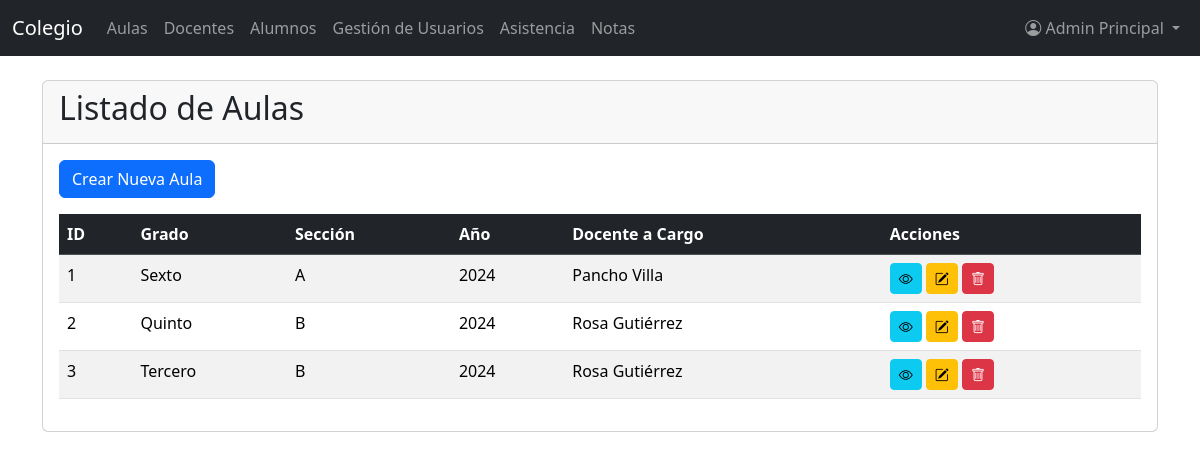
Page /index.php?controller=grupo&action=index (signed in) on the committed database.
### tables this page shows
CREATE TABLE `grupos` (
  `id` int(11) NOT NULL,
  `grado_id` int(11) NOT NULL,
  `seccion_id` int(11) NOT NULL,
  `anio_id` int(11) NOT NULL,
  `docente_id` int(11) DEFAULT NULL
);

CREATE TABLE `grados` (
  `id` int(11) NOT NULL,
  `nombre` varchar(20) DEFAULT NULL
);

CREATE TABLE `secciones` (
  `id` int(11) NOT NULL,
  `nombre` varchar(5) DEFAULT NULL
);

CREATE TABLE `anios` (
  `id` int(11) NOT NULL,
  `nombre` varchar(10) DEFAULT NULL
);

CREATE TABLE `docentes` (
  `id` int(11) NOT NULL,
  `usuario_id` int(11) NOT NULL,
  `nombres` varchar(100) NOT NULL,
  `apellido_paterno` varchar(100) NOT NULL,
  `apellido_materno` varchar(100) DEFAULT NULL,
  `documento` varchar(20) DEFAULT NULL,
  `telefono` varchar(20) DEFAULT NULL,
  `direccion` varchar(120) DEFAULT NULL,
  `foto` varchar(200) DEFAULT NULL,
  `anio_ingreso` int(11) DEFAULT NULL
);

### controllers/GrupoController.php (called while the page is built, shortened)
<?php
class GrupoController {
    public function index() {
        include_once 'models/Grupo.php';
        $database = new Database();
        $db = $database->connect();
        $grupo = new Grupo($db);
        $stmt = $grupo->read();
        $grupos = $stmt->fetchAll(PDO::FETCH_ASSOC);
        include_once 'views/grupos/index.php';
    }
}
?>

### models/Grupo.php (called while the page is built, shortened)
<?php
class Grupo {
    private $conn;
    private $table = 'grupos';
    public function __construct($db) {
        $this->conn = $db;
    }
    public function read() {
        $query = 'SELECT
            g.id,
            gr.nombre as grado,
            s.nombre as seccion,
            a.nombre as anio,
            d.nombres as docente_nombres,
            d.apellido_paterno as docente_ap_paterno
        FROM
            ' . $this->table . ' g
        LEFT JOIN
            grados gr ON g.grado_id = gr.id
        LEFT JOIN
            secciones s ON g.seccion_id = s.id
        LEFT JOIN
            anios a ON g.anio_id = a.id
        LEFT JOIN
            docentes d ON g.docente_id = d.id
        ORDER BY
            g.id ASC';
        $stmt = $this->conn->prepare($query);
        $stmt->execute();
        return $stmt;
    }
}
?>

### views/grupos/index.php (the view, shortened to what this page needs)
<?php include_once 'views/layout/header.php'; ?>
<div class="card">
    <div class="card-header">
        <h2 class="card-title">Listado de Aulas</h2>
    </div>
    <div class="card-body">
        <?php if (isset($_SESSION['user_role']) && $_SESSION['user_role'] === 'ADMIN'): ?>
            <a href="index.php?controller=grupo&action=create" class="btn btn-primary mb-3">Crear Nueva Aula</a>
        <?php endif; ?>
        <div class="table-responsive">
            <table class="table table-striped table-hover">
                <thead class="table-dark">
                    <tr>
                        <th>ID</th>
                        <th>Grado</th>
                        <th>Sección</th>
                        <th>Año</th>
                        <th>Docente a Cargo</th>
                        <?php if (isset($_SESSION['user_role']) && $_SESSION['user_role'] === 'ADMIN'): ?>
                            <th>Acciones</th>
                        <?php endif; ?>
                    </tr>
                </thead>
                <tbody>
                    <?php if (!empty($grupos)): ?>
                        <?php foreach ($grupos as $grupo): ?>
                            <tr>
                                <td><?php echo htmlspecialchars($grupo['id']); ?></td>
                                <td><?php echo htmlspecialchars($grupo['grado']); ?></td>
                                <td><?php echo htmlspecialchars($grupo['seccion']); ?></td>
                                <td><?php echo htmlspecialchars($grupo['anio']); ?></td>
                                <td><?php echo htmlspecialchars($grupo['docente_nombres'] . ' ' . $grupo['docente_ap_paterno']); ?></td>
                                                                <?php if (isset($_SESSION['user_role']) && $_SESSION['user_role'] === 'ADMIN'): ?>
                                                                    <td>
                                                                        <a href="index.php?controller=grupo&action=show&id=<?php echo $grupo['id']; ?>" class="btn btn-info btn-sm"><i class="bi bi-eye"></i></a>
                                                                        <a href="index.php?controller=grupo&action=edit&id=<?php echo $grupo['id']; ?>" class="btn btn-warning btn-sm"><i class="bi bi-pencil-square"></i></a>
                                                                        <a href="index.php?controller=grupo&action=delete&id=<?php echo $grupo['id']; ?>" class="btn btn-danger btn-sm" onclick="return confirm('¿Está seguro de que desea eliminar esta aula?');"><i class="bi bi-trash"></i></a>
                                                                    </td>
                                                                <?php endif; ?>
                                                            </tr>
                                                        <?php endforeach; ?>
                                                    <?php else: ?>
                                                        <tr>
                                                            <td colspan="<?php echo (isset($_SESSION['user_role']) && $_SESSION['user_role'] === 'ADMIN') ? '6' : '5'; ?>" class="text-center">No hay aulas registradas.</td>
                                                        </tr>
                                                    <?php endif; ?>
                                                </tbody>
            </table>
        </div>
    </div>
</div>
<?php include_once 'views/layout/footer.php'; ?>

### index.php (shortened to what this page needs)
<?php
$controller = isset($_GET['controller']) ? $_GET['controller'] : 'default';
$action = isset($_GET['action']) ? $_GET['action'] : 'index';
$controllerName = ucfirst($controller) . 'Controller';
$controllerFile = 'controllers/' . $controllerName . '.php';
if (file_exists($controllerFile)) {
    if (class_exists($controllerName)) {
        $controllerInstance = new $controllerName();
        if (method_exists($controllerInstance, $action)) {
            $controllerInstance->$action();
        } else {
            die("Error: La acción '{$action}' no existe en '{$controllerName}'.");
        }
    } else {
        die("Error: La clase '{$controllerName}' no existe.");
    }
} else {
    die("Error: El controlador '{$controllerFile}' no existe.");
}
?>

### views/layout/header.php (shortened to what this page needs)
<!DOCTYPE html>
<html lang="es">
<head>
    <link href="https://cdn.jsdelivr.net/npm/bootstrap@5.3.3/dist/css/bootstrap.min.css" rel="stylesheet">
    <link href="https://cdn.jsdelivr.net/npm/bootstrap-icons@1.11.3/font/bootstrap-icons.min.css" rel="stylesheet">
</head>
<body>
    <nav class="navbar navbar-expand-lg navbar-dark bg-dark">
        <div class="container-fluid">
            <a class="navbar-brand" href="index.php">Colegio</a>
            <div class="collapse navbar-collapse" id="navbarNav">
                <ul class="navbar-nav me-auto mb-2 mb-lg-0">
                    <?php if (isset($_SESSION['user_role']) && $_SESSION['user_role'] === 'ADMIN'): ?>
                        <li class="nav-item">
                            <a class="nav-link" href="index.php?controller=grupo&action=index">Aulas</a>
                        </li>
                        <li class="nav-item">
                            <a class="nav-link" href="index.php?controller=docente&action=index">Docentes</a>
                        </li>
                        <li class="nav-item">
                            <a class="nav-link" href="index.php?controller=alumno&action=index">Alumnos</a>
                        </li>
                        <li class="nav-item">
                            <a class="nav-link" href="index.php?controller=usuario&action=index">Gestión de Usuarios</a>
                        </li>
                    <?php endif; ?>
                    <?php if (isset($_SESSION['user_role']) && in_array($_SESSION['user_role'], ['ADMIN', 'DOCENTE'])): ?>
                         <li class="nav-item">
                            <a class="nav-link" href="index.php?controller=asistencia&action=index">Asistencia</a>
                        </li>
                        <li class="nav-item">
                            <a class="nav-link" href="index.php?controller=nota&action=index">Notas</a>
                        </li>
                    <?php endif; ?>
                </ul>
                <ul class="navbar-nav">
                     <?php if (isset($_SESSION['user_id'])): ?>
                        <li class="nav-item dropdown">
                            <a class="nav-link dropdown-toggle" href="#" id="navbarDropdown" role="button" data-bs-toggle="dropdown" aria-expanded="false">
                                <i class="bi bi-person-circle"></i> <?php echo htmlspecialchars($_SESSION['user_name']); ?>
                            </a>
                        </li>
                    <?php endif; ?>
                </ul>
            </div>
        </div>
    </nav>
    <div class="container mt-4">

### views/layout/footer.php (shortened to what this page needs)
    </div>
</body>
</html>

### rows in the picture
grupos: id "1", grado.nombre "Sexto", seccion.nombre "A", anio.nombre "2024", docente.apellido_paterno "Pancho Villa"
grupos: id "2", grado.nombre "Quinto", seccion.nombre "B", anio.nombre "2024", docente.apellido_paterno "Rosa Gutiérrez"
grupos: id "3", grado.nombre "Tercero", seccion.nombre "B", anio.nombre "2024", docente.apellido_paterno "Rosa Gutiérrez"

### other values in the picture
$_SESSION['user_name'] "Admin Principal"
